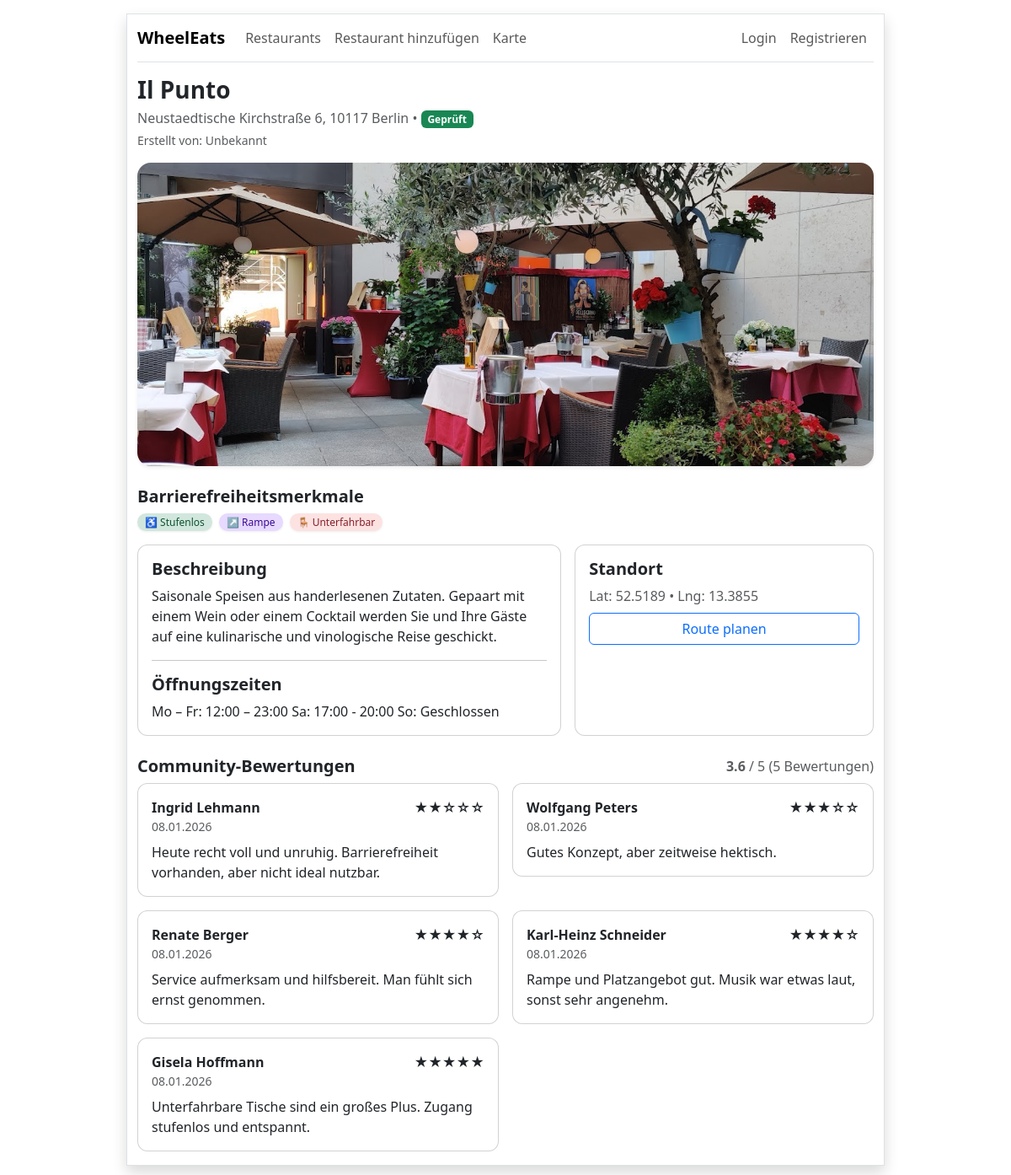
The page /restaurants/3 on the database as committed earlier.
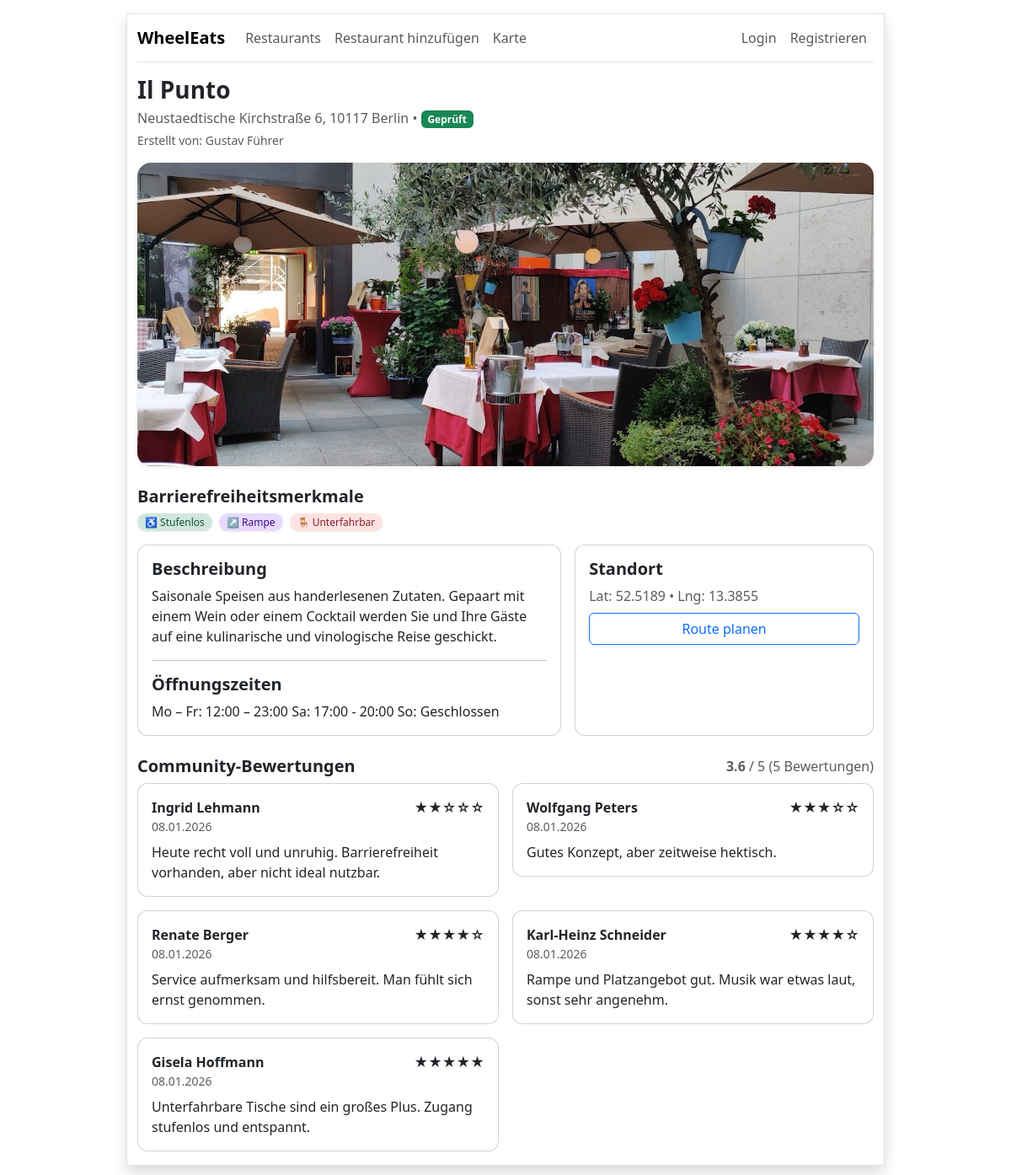
The same page on the database as committed later.
### db.py (models this page shows)
class Restaurant(db.Model):
    __tablename__ = "restaurant"
    id = db.Column(db.Integer, primary_key=True)
    erstellt_von_nutzer_id = db.Column(db.Integer, db.ForeignKey("nutzer.id"), nullable=True, index=True)
    name = db.Column(db.String(255), nullable=False, index=True)
    strasse = db.Column(db.String(255), nullable=True)
    hausnummer = db.Column(db.String(50), nullable=True)
    postleitzahl = db.Column(db.String(20), nullable=True, index=True)
    stadt = db.Column(db.String(120), nullable=True, index=True)
    breitengrad = db.Column(db.Float, nullable=True)
    laengengrad = db.Column(db.Float, nullable=True)
    beschreibung = db.Column(db.Text, nullable=True)
    status = db.Column(db.String(50), nullable=False, default="pending")
    oeffnungszeiten = db.Column(db.Text, nullable=True)
    quelle = db.Column(db.String(255), nullable=True)
    erstellt_am = db.Column(db.DateTime, nullable=False, default=datetime.utcnow)
    aktualisiert_am = db.Column(db.DateTime, nullable=False, default=datetime.utcnow, onupdate=datetime.utcnow)
    geprueft_am = db.Column(db.DateTime, nullable=True)
    erstellt_von = db.relationship("Nutzer", back_populates="restaurants")
    bewertungen = db.relationship("Bewertung", back_populates="restaurant", cascade="all, delete-orphan")
    fotos = db.relationship("Foto", back_populates="restaurant", cascade="all, delete-orphan")
    merkmale = db.relationship(
        "BarrierefreieMerkmale",
        back_populates="restaurant",
        uselist=False,
        cascade="all, delete-orphan",
    )
    @property
    def adresse_zeile(self) -> str:
        parts = []
        if self.strasse:
            if self.hausnummer:
                parts.append(f"{self.strasse} {self.hausnummer}")
            else:
                parts.append(self.strasse)
        if self.postleitzahl or self.stadt:
            parts.append(f"{self.postleitzahl or ''} {self.stadt or ''}".strip())
        return ", ".join([p for p in parts if p])

class Foto(db.Model):
    __tablename__ = "foto"
    id = db.Column(db.Integer, primary_key=True)
    restaurant_id = db.Column(db.Integer, db.ForeignKey("restaurant.id"), nullable=False, index=True)
    dateipfad = db.Column(db.String(500), nullable=False)
    titelbild = db.Column(db.Boolean, nullable=False, default=False)
    restaurant = db.relationship("Restaurant", back_populates="fotos")

class Bewertung(db.Model):
    __tablename__ = "bewertung"
    id = db.Column(db.Integer, primary_key=True)
    restaurant_id = db.Column(db.Integer, db.ForeignKey("restaurant.id"), nullable=False, index=True)
    nutzer_id = db.Column(db.Integer, db.ForeignKey("nutzer.id"), nullable=False, index=True)
    sterne = db.Column(db.Integer, nullable=False)
    text = db.Column(db.Text, nullable=True)
    erstellt_am = db.Column(db.DateTime, nullable=False, default=datetime.utcnow)
    restaurant = db.relationship("Restaurant", back_populates="bewertungen")
    nutzer = db.relationship("Nutzer", back_populates="bewertungen")

class Nutzer(db.Model):
    __tablename__ = "nutzer"
    id = db.Column(db.Integer, primary_key=True)
    benutzername = db.Column(db.String(120), nullable=False)
    email = db.Column(db.String(255), nullable=False, unique=True, index=True)
    passwort_hash = db.Column(db.String(255), nullable=False)
    rolle = db.Column(db.String(50), nullable=False, default="user")
    restaurants = db.relationship("Restaurant", back_populates="erstellt_von", cascade="all, delete-orphan")
    bewertungen = db.relationship("Bewertung", back_populates="nutzer", cascade="all, delete-orphan")

### app.py (the view)
@app.route("/restaurants/<int:id>")
def detail(id):
    restaurant = Restaurant.query.get_or_404(id)
    bewertungen = Bewertung.query.filter_by(restaurant_id=id).order_by(Bewertung.erstellt_am.desc()).all()
    if bewertungen:
        avg = sum(b.sterne for b in bewertungen) / len(bewertungen)
    else:
        avg = None
    return render_template("detail.html", restaurant=restaurant, bewertungen=bewertungen, avg=avg)

### templates/detail.html (shortened to what this page needs)
{% extends "base.html" %}
{% block CONTENT %}
<div class="mb-3">
  <h1 class="h3 fw-bold mb-1">{{ restaurant.name }}</h1>
  <div class="text-muted">
    {{ restaurant.adresse_zeile }}
    {% if restaurant.geprueft_am %}
      • <span class="badge text-bg-success">Geprüft</span>
    {% endif %}
    <div class="small mt-1">
      Erstellt von:
      {{ restaurant.erstellt_von.benutzername if restaurant.erstellt_von else "Unbekannt" }}
    </div>
  </div>
</div>
{% set titelbild = restaurant.fotos | selectattr("titelbild") | first %}
<div class="mb-4">
  {% if titelbild %}
    <img
      src="{{ url_for('static', filename=titelbild.dateipfad.replace('static/', '')) }}"
      alt="Titelbild von {{ restaurant.name }}"
      class="img-fluid rounded-4 shadow-sm w-100"
      style="max-height: 360px; object-fit: cover;">
  {% else %}
    <img
      src="https://picsum.photos/1200/600"
      alt="Platzhalterbild"
      class="img-fluid rounded-4 shadow-sm w-100"
      style="max-height: 360px; object-fit: cover;">
  {% endif %}
</div>
<div class="mb-4">
  <h2 class="h5 fw-semibold mb-2">Barrierefreiheitsmerkmale</h2>
  <div class="d-flex flex-wrap gap-2 mb-3">
    {% if restaurant.merkmale %}
      {% if restaurant.merkmale.stufenloser_eingang %}
        <span class="badge badge-access badge-stepfree">♿ Stufenlos</span>
      {% endif %}
      {% if restaurant.merkmale.rampe %}
        <span class="badge badge-access badge-ramp">↗️ Rampe</span>
      {% endif %}
      {% if restaurant.merkmale.unterfahrbare_tische %}
        <span class="badge badge-access badge-table">🪑 Unterfahrbar</span>
      {% endif %}
    {% else %}
      <span class="text-muted">Keine Merkmale hinterlegt.</span>
    {% endif %}
  </div>
  <div class="row g-3">
    <div class="col-12 col-lg-7">
      <div class="card h-100">
        <div class="card-body">
          <h2 class="h5 fw-semibold">Beschreibung</h2>
          <p class="mb-0">
            {{ restaurant.beschreibung or "Keine Beschreibung vorhanden." }}
          </p>
          <hr>
          <h2 class="h5 fw-semibold">Öffnungszeiten</h2>
          <p class="mb-0">
            {{ restaurant.oeffnungszeiten or "Keine Öffnungszeiten angegeben." }}
          </p>
        </div>
      </div>
    </div>
    <div class="col-12 col-lg-5">
      <div class="card h-100">
        <div class="card-body">
          <h2 class="h5 fw-semibold">Standort</h2>
          {% if restaurant.breitengrad and restaurant.laengengrad %}
            <div class="text-muted mb-2">
              Lat: {{ restaurant.breitengrad }} • Lng: {{ restaurant.laengengrad }}
            </div>
            <a class="btn btn-outline-primary w-100"
               target="_blank"
               href="https://www.google.com/maps?q={{ restaurant.breitengrad }},{{ restaurant.laengengrad }}">
              Route planen
            </a>
          {% else %}
            <div class="text-muted">Keine Koordinaten vorhanden.</div>
          {% endif %}
        </div>
      </div>
    </div>
  </div>
</div>
<div class="mt-4">
  <div class="d-flex justify-content-between align-items-end mb-2">
    <h2 class="h5 fw-semibold mb-0">Community-Bewertungen</h2>
    <div class="text-muted">
      {% if avg %}
        <strong>{{ "%.1f"|format(avg) }}</strong> / 5
        ({{ bewertungen|length }} Bewertung{{ "" if bewertungen|length == 1 else "en" }})
      {% else %}
        Noch keine Bewertungen
      {% endif %}
    </div>
  </div>
  {% if bewertungen %}
    <div class="row g-3">
      {% for b in bewertungen %}
        <div class="col-md-6">
          <div class="card">
            <div class="card-body">
              <div class="d-flex justify-content-between">
                <div class="fw-semibold">
                  {{ b.nutzer.benutzername if b.nutzer else "Anonym" }}
                </div>
                <div class="fw-semibold">{{ "★" * b.sterne }}{{ "☆" * (5 - b.sterne) }}</div>
              </div>
              <div class="text-muted small mb-2">{{ b.erstellt_am.strftime("%d.%m.%Y") }}</div>
              <div>{{ b.text or "" }}</div>
            </div>
          </div>
        </div>
      {% endfor %}
    </div>
  {% else %}
    <div class="text-muted">Es gibt noch keine Bewertungen.</div>
  {% endif %}
</div>
{% endblock %}

### templates/base.html (shortened to what this page needs)
<!doctype html>
<html lang="de">
<head>
  <link href="https://cdn.jsdelivr.net/npm/bootstrap@5.3.3/dist/css/bootstrap.min.css" rel="stylesheet">
  <link rel="stylesheet" href="{{ url_for('static', filename='css/style.css') }}">
</head>
<body>
<div class="container border shadow w-75 pb-3 my-3">
  <nav class="navbar navbar-expand-lg border-bottom mb-3">
    <div class="container-fluid px-0">
      <a class="navbar-brand fw-bold" href="{{ url_for('index') }}">WheelEats</a>
      <div class="collapse navbar-collapse" id="navbarSupportedContent">
        <ul class="navbar-nav me-auto mb-2 mb-lg-0">
          <li class="nav-item">
            <a class="nav-link" href="{{ url_for('index') }}">Restaurants</a>
          </li>
          <li class="nav-item">
            <a class="nav-link" href="{{ url_for('restaurant_new') }}">Restaurant hinzufügen</a>
          </li>
          <li class="nav-item">
            <a class="nav-link" href="{{ url_for('restaurant_map') }}">Karte</a>
          </li>
        </ul>
        <ul class="navbar-nav ms-auto mb-2 mb-lg-0">
          {% if session.get("logged_in") %}
            <li class="nav-item">
              <a class="nav-link" href="{{ url_for('logout') }}">Logout</a>
            </li>
          {% else %}
            <li class="nav-item">
              <a class="nav-link" href="{{ url_for('login') }}">Login</a>
            </li>
            <li class="nav-item">
              <a class="nav-link" href="{{ url_for('register') }}">Registrieren</a>
            </li>
          {% endif %}
        </ul>
      </div>
    </div>
  </nav>
  <main>
    {% block CONTENT %}{% endblock %}
  </main>
</div>
</body>
</html>

### static/css/style.css (style rules this page uses)
.badge-access { border-radius: 999px; font-weight: 500; padding: 0.4em 0.75em; box-shadow: 0 1px 3px rgba(0,0,0,0.08); }
.badge-stepfree { background-color: #d1e7dd; color: #0f5132; }
.badge-ramp { background-color: #e7d9ff; color: #3d0a91; }
.badge-table { background-color: #fde2e2; color: #842029; }
.card { border-radius: 12px; }
img { object-fit: cover; }

Rows that differ between the two databases and show on the page:
added Nutzer: erstellt_von "Gustav Führer"
Other text that changed with them:
text no longer shown: "Unbekannt"
